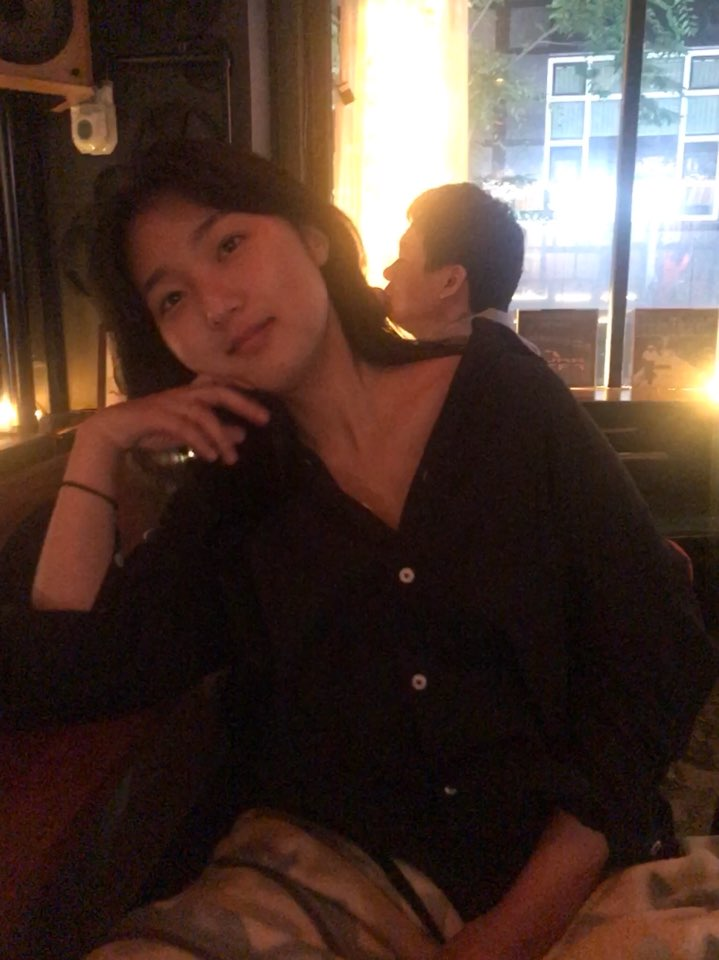
#> input picture KakaoTalk_Photo_2018-07-07-20-20-39_38.jpeg, 719 x 960 px, found by its file name
$ python Snake.py
#> lines starting #> are read from the running program, lines starting #| are printed output that depends on the picture
import numpy as np
import matplotlib.pyplot as plt
import colorsys
from PIL import Image
from scipy.io import wavfile
import random as rnd


img_file = Image.open("/Users/user/PycharmProjects/Pic2Sound/KakaoTalk_Photo_2018-07-07-20-20-39_38.jpeg")
#> img_file is the input picture: PIL image 719x960 RGB; mean R, G, B 80.5, 60.5, 52.3
img = img_file.load()

# (2) Get image width & height in pixels
[xs, ys] = img_file.size
#> xs = 719; ys = 960
max_intensity = 100
hues = {}
pic_pixel = [[[] for j in range(ys)] for i in range(xs)]

# (3) Examine each pixel in the image file
for x in range(xs):
    for y in range(ys):
        # (4)  Get the RGB color of the pixel
        [r, g, b] = img[x, y]
        [r,g,b] = [float(r), float(g), float(b)]
        [r, g, b] = [10**((20*r/255) * (rnd.randrange(-500,500)/100)/20), 10**((20*g/255) * (rnd.randrange(-500,500)/100)/20), 10**((20*b/255) * ( rnd.randrange(-500,500)/100)/20)]
        pic_pixel[x][y] = [r, g, b]
#> after the loop, pic_pixel = 719 items

freq_comp = [0 for i in range(xs*ys)]

for x in range(xs):
    for y in range(ys):
        freq_comp[y + x*ys] = pic_pixel[x][y][0] - pic_pixel[x][y][1] + 1j*(pic_pixel[x][y][1] + pic_pixel[x][y][2])
#> after the loop, freq_comp = 690240 items

sound_from_image = np.fft.ifft(freq_comp)
len_sound = len(sound_from_image)
#> len_sound = 690240
sound_from_image = np.array([np.real(x) for x in sound_from_image])

plt.figure(1)
plt.plot(sound_from_image)
plt.show()
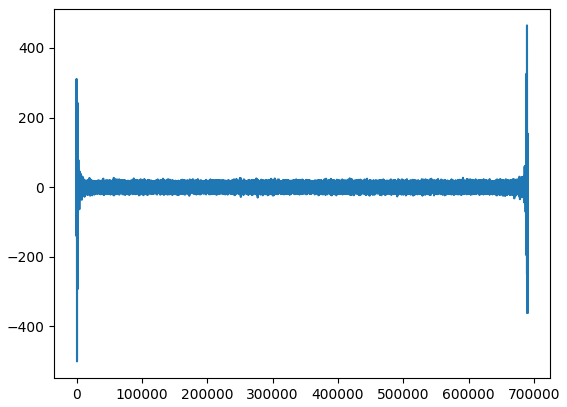
#> figure drawn by matplotlib, 1 panel; curve peaks at x = 689521, y = 464.9

freq_domain = np.linspace(0, 15000, xs*ys)
plt.figure(2)
plt.subplot(211)
plt.semilogy(freq_domain, np.abs(freq_comp))
plt.subplot(212)
plt.plot(freq_domain, np.angle(freq_comp))
plt.show()
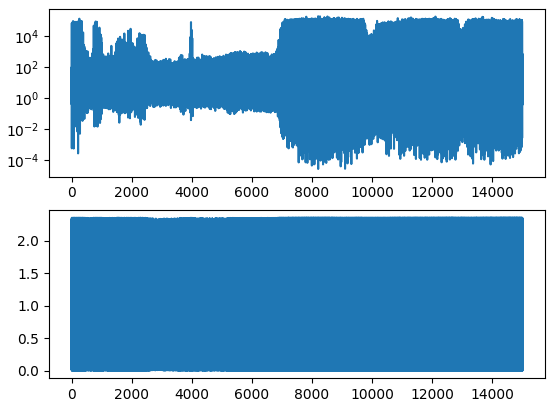
#> figure drawn by matplotlib, 2 panels; panel 1: curve peaks at x = 8203.8, y = 199598.8; panel 2: curve peaks at x = 8221.3, y = 2.36

wavfile.write('/Users/user/Music/GarageBand/' + 'YeonJu.wav', 15000, sound_from_image)

$ run again, with KakaoTalk_Photo_2018-07-08-00-23-40_65.jpeg copied over KakaoTalk_Photo_2018-07-07-20-20-39_38.jpeg
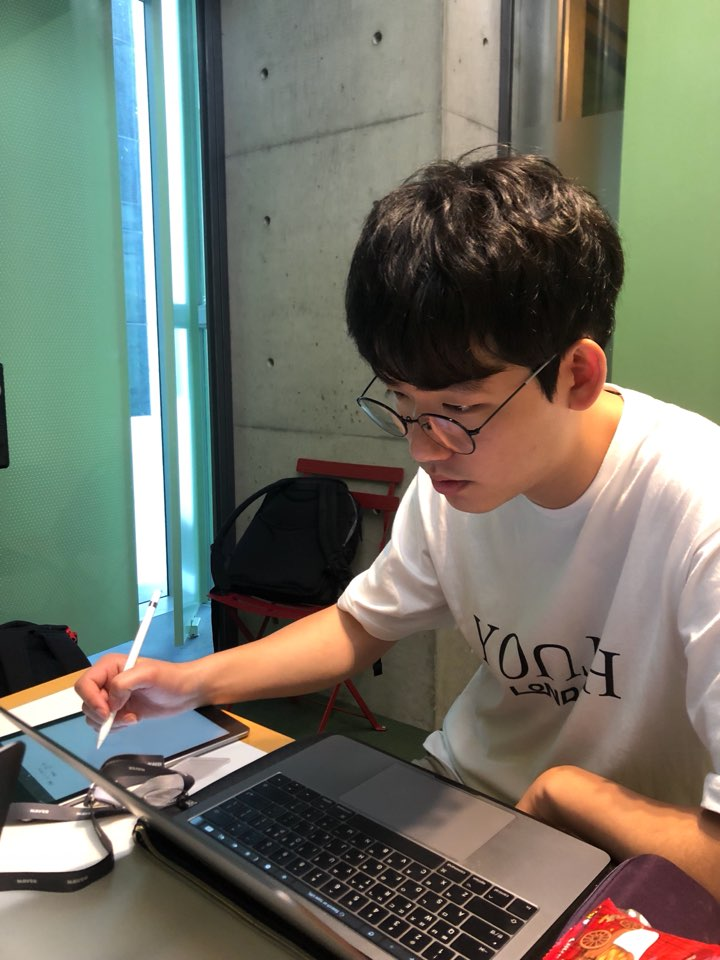
#> input picture KakaoTalk_Photo_2018-07-08-00-23-40_65.jpeg, 720 x 960 px, found by its file name
#> img_file is the input picture: PIL image 720x960 RGB; mean R, G, B 115.1, 116.1, 103.3
#> after the loop `for x in range(xs):`: pic_pixel = 720 items
#> after the loop `for x in range(xs):`: freq_comp = 691200 items
#> len_sound = 691200
#> `plt.show()`:
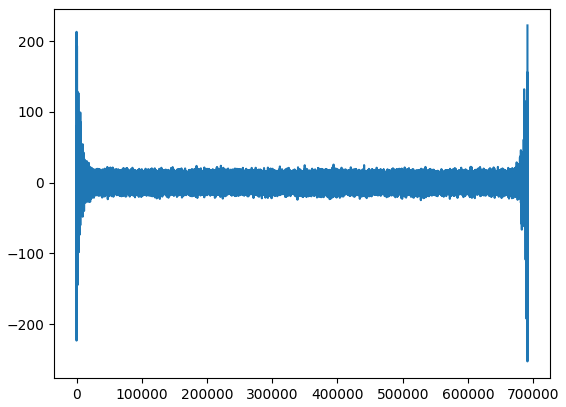
#> figure drawn by matplotlib, 1 panel; curve peaks at x = 691199, y = 222.3
#> `plt.show()`:
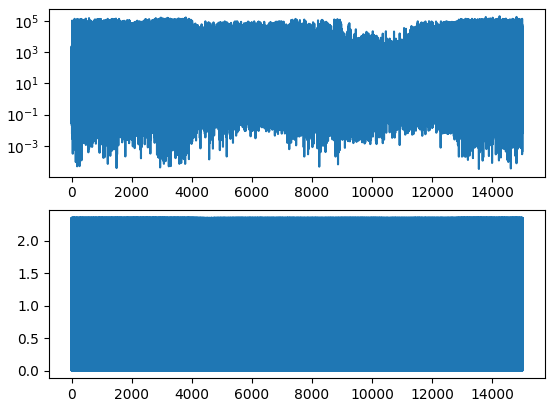
#> figure drawn by matplotlib, 2 panels; panel 1: curve peaks at x = 14238.7, y = 202322.4; panel 2: curve peaks at x = 13759, y = 2.36
